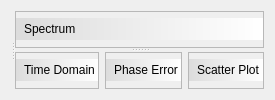
      <widget class="QWidget" name="tab_DM">
       <attribute name="title">
        <string>Demodulation</string>
       </attribute>
       <layout class="QVBoxLayout" name="verticalLayout_8">
        <item>
         <widget class="QSplitter" name="splitter_4">
          <property name="orientation">
           <enum>Qt::Horizontal</enum>
          </property>
          <widget class="QFrame" name="frame_9">
           <property name="maximumSize">
            <size>
             <width>230</width>
             <height>16777215</height>
            </size>
           </property>
           <property name="frameShape">
            <enum>QFrame::StyledPanel</enum>
           </property>
           <property name="frameShadow">
            <enum>QFrame::Raised</enum>
           </property>
           <widget class="QPushButton" name="pushButton_8">
            <property name="geometry">
             <rect>
              <x>10</x>
              <y>150</y>
              <width>201</width>
              <height>31</height>
             </rect>
            </property>
            <property name="text">
             <string>Auto Estimate</string>
            </property>
           </widget>
           <widget class="QLabel" name="label_12">
            <property name="geometry">
             <rect>
              <x>10</x>
              <y>130</y>
              <width>81</width>
              <height>16</height>
             </rect>
            </property>
            <property name="text">
             <string>Estimation</string>
            </property>
           </widget>
           <widget class="QWidget" name="layoutWidget">
            <property name="geometry">
             <rect>
              <x>10</x>
              <y>190</y>
              <width>201</width>
              <height>86</height>
             </rect>
            </property>
            <layout class="QGridLayout" name="gridLayout_3">
             <item row="0" column="0">
              <widget class="QPushButton" name="Btn_FF_FCEstimate">
               <property name="text">
                <string>FC</string>
               </property>
              </widget>
             </item>
             <item row="0" column="1">
              <widget class="QLineEdit" name="txt_FcEstimate"/>
             </item>
             <item row="1" column="0">
              <widget class="QPushButton" name="pushButton_10">
               <property name="text">
                <string>RS</string>
               </property>
              </widget>
             </item>
             <item row="1" column="1">
              <widget class="QLineEdit" name="lineEdit_2"/>
             </item>
             <item row="2" column="0">
              <widget class="QPushButton" name="pushButton_11">
               <property name="text">
                <string>AMR</string>
               </property>
              </widget>
             </item>
             <item row="2" column="1">
              <widget class="QLineEdit" name="lineEdit_3"/>
             </item>
            </layout>
           </widget>
           <widget class="QLabel" name="label_10">
            <property name="geometry">
             <rect>
              <x>10</x>
              <y>300</y>
              <width>111</width>
              <height>16</height>
             </rect>
            </property>
            <property name="text">
             <string>Demodulator Type  :</string>
            </property>
           </widget>
           <widget class="Line" name="line_5">
            <property name="geometry">
             <rect>
              <x>10</x>
              <y>110</y>
              <width>201</width>
              <height>16</height>
             </rect>
            </property>
            <property name="orientation">
             <enum>Qt::Horizontal</enum>
            </property>
           </widget>
           <widget class="QWidget" name="layoutWidget_4">
            <property name="geometry">
             <rect>
              <x>10</x>
              <y>80</y>
              <width>201</width>
              <height>26</height>
             </rect>
            </property>
            <layout class="QHBoxLayout" name="horizontalLayout_5">
             <item>
              <widget class="QPushButton" name="btn_pay_3">
               <property name="toolTip">
                <string>Play</string>
               </property>
               <property name="text">
                <string/>
               </property>
               <property name="icon">
                <iconset>
                 <normaloff>icons/green-play.png</normaloff>icons/green-play.png</iconset>
               </property>
              </widget>
             </item>
             <item>
              <widget class="QPushButton" name="btn_pause_3">
               <property name="toolTip">
                <string>Pause</string>
               </property>
               <property name="text">
                <string/>
               </property>
               <property name="icon">
                <iconset>
                 <normaloff>icons/blue-pause.png</normaloff>icons/blue-pause.png</iconset>
               </property>
              </widget>
             </item>
             <item>
              <widget class="QPushButton" name="btn_stop_3">
               <property name="toolTip">
                <string>Stop</string>
               </property>
               <property name="text">
                <string/>
               </property>
               <property name="icon">
                <iconset>
                 <normaloff>icons/red-stop.png</normaloff>icons/red-stop.png</iconset>
               </property>
              </widget>
             </item>
            </layout>
           </widget>
           <widget class="QLabel" name="label_4">
            <property name="geometry">
             <rect>
              <x>0</x>
              <y>0</y>
              <width>271</width>
              <height>24</height>
             </rect>
            </property>
            <property name="minimumSize">
             <size>
              <width>0</width>
              <height>20</height>
             </size>
            </property>
            <property name="styleSheet">
             <string notr="true">background:qlineargradient(spread:pad, x1:0, y1:0, x2:1, y2:0, stop:0 rgba(161, 186, 255, 255), stop:1 rgba(255, 255, 255, 255));
padding-left:5px;
padding-bottom:5px;
padding-top:5px;</string>
            </property>
            <property name="text">
             <string>Demodulation</string>
            </property>
           </widget>
           <widget class="Line" name="line_13">
            <property name="geometry">
             <rect>
              <x>10</x>
              <y>280</y>
              <width>201</width>
              <height>16</height>
             </rect>
            </property>
            <property name="orientation">
             <enum>Qt::Horizontal</enum>
            </property>
           </widget>
           <widget class="QPushButton" name="pushButton_23">
            <property name="geometry">
             <rect>
              <x>10</x>
              <y>390</y>
              <width>201</width>
              <height>31</height>
             </rect>
            </property>
            <property name="text">
             <string>Analyze</string>
            </property>
           </widget>
           <widget class="QLabel" name="label_20">
            <property name="geometry">
             <rect>
              <x>10</x>
              <y>370</y>
              <width>111</width>
              <height>16</height>
             </rect>
            </property>
            <property name="text">
             <string>Bit Stream Settings</string>
            </property>
           </widget>
           <widget class="QComboBox" name="comboBox_Demodename">
            <property name="geometry">
             <rect>
              <x>10</x>
              <y>320</y>
              <width>201</width>
              <height>22</height>
             </rect>
            </property>
           </widget>
           <widget class="Line" name="line_6">
            <property name="geometry">
             <rect>
              <x>10</x>
              <y>350</y>
              <width>201</width>
              <height>16</height>
             </rect>
            </property>
            <property name="orientation">
             <enum>Qt::Horizontal</enum>
            </property>
           </widget>
           <widget class="QWidget" name="layoutWidget_15">
            <property name="geometry">
             <rect>
              <x>10</x>
              <y>430</y>
              <width>201</width>
              <height>26</height>
             </rect>
            </property>
            <layout class="QGridLayout" name="gridLayout_7">
             <item row="0" column="0">
              <widget class="QPushButton" name="btn_open_7">
               <property name="maximumSize">
                <size>
                 <width>50</width>
                 <height>16777215</height>
                </size>
               </property>
               <property name="toolTip">
                <string>Open File</string>
               </property>
               <property name="text">
                <string/>
               </property>
               <property name="icon">
                <iconset>
                 <normaloff>icons/open.png</normaloff>icons/open.png</iconset>
               </property>
              </widget>
             </item>
             <item row="0" column="1">
              <widget class="QPushButton" name="pushButton_24">
               <property name="text">
                <string>Record</string>
               </property>
               <property name="icon">
                <iconset>
                 <normaloff>icons/record.png</normaloff>icons/record.png</iconset>
               </property>
              </widget>
             </item>
            </layout>
           </widget>
           <widget class="QPushButton" name="btn_open_demod">
            <property name="geometry">
             <rect>
              <x>10</x>
              <y>40</y>
              <width>50</width>
              <height>24</height>
             </rect>
            </property>
            <property name="minimumSize">
             <size>
              <width>50</width>
              <height>0</height>
             </size>
            </property>
            <property name="toolTip">
             <string>Open File</string>
            </property>
            <property name="text">
             <string/>
            </property>
            <property name="icon">
             <iconset>
              <normaloff>icons/open.png</normaloff>icons/open.png</iconset>
            </property>
           </widget>
           <widget class="QLabel" name="lbl_filename_demod">
            <property name="geometry">
             <rect>
              <x>60</x>
              <y>30</y>
              <width>161</width>
              <height>41</height>
             </rect>
            </property>
            <property name="toolTip">
             <string>&lt;html&gt;&lt;head/&gt;&lt;body&gt;&lt;p&gt;fdfdfd&lt;/p&gt;&lt;/body&gt;&lt;/html&gt;</string>
            </property>
            <property name="text">
             <string/>
            </property>
           </widget>
          </widget>
          <widget class="QSplitter" name="splitter">
           <property name="orientation">
            <enum>Qt::Vertical</enum>
           </property>
           <widget class="QFrame" name="frame_6">
            <property name="frameShape">
             <enum>QFrame::StyledPanel</enum>
            </property>
            <property name="frameShadow">
             <enum>QFrame::Raised</enum>
            </property>
            <layout class="QVBoxLayout" name="verticalLayout_9">
             <property name="spacing">
              <number>0</number>
             </property>
             <property name="leftMargin">
              <number>0</number>
             </property>
             <property name="topMargin">
              <number>0</number>
             </property>
             <property name="rightMargin">
              <number>0</number>
             </property>
             <property name="bottomMargin">
              <number>0</number>
             </property>
             <item>
              <widget class="QLabel" name="label_14">
               <property name="minimumSize">
                <size>
                 <width>0</width>
                 <height>22</height>
                </size>
               </property>
               <property name="maximumSize">
                <size>
                 <width>16777215</width>
                 <height>22</height>
                </size>
               </property>
               <property name="styleSheet">
                <string notr="true">background:qlineargradient(spread:pad, x1:0, y1:0, x2:1, y2:0, stop:0 rgba(220, 220, 220, 255), stop:1 rgba(255, 255, 255, 255));
padding-left:5px;</string>
               </property>
               <property name="text">
                <string>Spectrum</string>
               </property>
              </widget>
             </item>
             <item>
              <layout class="QVBoxLayout" name="demod_Spectrum"/>
             </item>
            </layout>
           </widget>
           <widget class="QWidget" name="layoutWidget">
            <layout class="QHBoxLayout" name="horizontalLayout_4">
             <item>
              <widget class="QFrame" name="frame_3">
               <property name="frameShape">
                <enum>QFrame::StyledPanel</enum>
               </property>
               <property name="frameShadow">
                <enum>QFrame::Raised</enum>
               </property>
               <layout class="QVBoxLayout" name="verticalLayout_5">
                <property name="spacing">
                 <number>0</number>
                </property>
                <property name="leftMargin">
                 <number>0</number>
                </property>
                <property name="topMargin">
                 <number>0</number>
                </property>
                <property name="rightMargin">
                 <number>0</number>
                </property>
                <property name="bottomMargin">
                 <number>0</number>
                </property>
                <item>
                 <widget class="QLabel" name="label_7">
                  <property name="minimumSize">
                   <size>
                    <width>0</width>
                    <height>22</height>
                   </size>
                  </property>
                  <property name="maximumSize">
                   <size>
                    <width>16777215</width>
                    <height>22</height>
                   </size>
                  </property>
                  <property name="styleSheet">
                   <string notr="true">background:qlineargradient(spread:pad, x1:0, y1:0, x2:1, y2:0, stop:0 rgba(220, 220, 220, 255), stop:1 rgba(255, 255, 255, 255));
padding-left:5px;</string>
                  </property>
                  <property name="text">
                   <string>Time Domain</string>
                  </property>
                 </widget>
                </item>
                <item>
                 <layout class="QVBoxLayout" name="demod_TimeDomain"/>
                </item>
               </layout>
              </widget>
             </item>
             <item>
              <widget class="QFrame" name="frame_4">
               <property name="frameShape">
                <enum>QFrame::StyledPanel</enum>
               </property>
               <property name="frameShadow">
                <enum>QFrame::Raised</enum>
               </property>
               <layout class="QVBoxLayout" name="verticalLayout_6">
                <property name="spacing">
                 <number>0</number>
                </property>
                <property name="leftMargin">
                 <number>0</number>
                </property>
                <property name="topMargin">
                 <number>0</number>
                </property>
                <property name="rightMargin">
                 <number>0</number>
                </property>
                <property name="bottomMargin">
                 <number>0</number>
                </property>
                <item>
                 <widget class="QLabel" name="label_8">
                  <property name="minimumSize">
                   <size>
                    <width>0</width>
                    <height>22</height>
                   </size>
                  </property>
                  <property name="maximumSize">
                   <size>
                    <width>16777215</width>
                    <height>22</height>
                   </size>
                  </property>
                  <property name="styleSheet">
                   <string notr="true">background:qlineargradient(spread:pad, x1:0, y1:0, x2:1, y2:0, stop:0 rgba(220, 220, 220, 255), stop:1 rgba(255, 255, 255, 255));
padding-left:5px;</string>
                  </property>
                  <property name="text">
                   <string>Phase Error</string>
                  </property>
                 </widget>
                </item>
                <item>
                 <layout class="QVBoxLayout" name="demod_PhaseErr"/>
                </item>
               </layout>
              </widget>
             </item>
             <item>
              <widget class="QFrame" name="frame_5">
               <property name="frameShape">
                <enum>QFrame::StyledPanel</enum>
               </property>
               <property name="frameShadow">
                <enum>QFrame::Raised</enum>
               </property>
               <layout class="QVBoxLayout" name="verticalLayout_7">
                <property name="spacing">
                 <number>0</number>
                </property>
                <property name="leftMargin">
                 <number>0</number>
                </property>
                <property name="topMargin">
                 <number>0</number>
                </property>
                <property name="rightMargin">
                 <number>0</number>
                </property>
                <property name="bottomMargin">
                 <number>0</number>
                </property>
                <item>
                 <widget class="QLabel" name="label_9">
                  <property name="minimumSize">
                   <size>
                    <width>0</width>
                    <height>22</height>
                   </size>
                  </property>
                  <property name="maximumSize">
                   <size>
                    <width>16777215</width>
                    <height>22</height>
                   </size>
                  </property>
                  <property name="styleSheet">
                   <string notr="true">background:qlineargradient(spread:pad, x1:0, y1:0, x2:1, y2:0, stop:0 rgba(220, 220, 220, 255), stop:1 rgba(255, 255, 255, 255));
padding-left:5px;</string>
                  </property>
                  <property name="text">
                   <string>Scatter Plot</string>
                  </property>
                 </widget>
                </item>
                <item>
                 <layout class="QVBoxLayout" name="demod_Scatter"/>
                </item>
               </layout>
              </widget>
             </item>
            </layout>
           </widget>
          </widget>
         </widget>
        </item>
       </layout>
      </widget>
